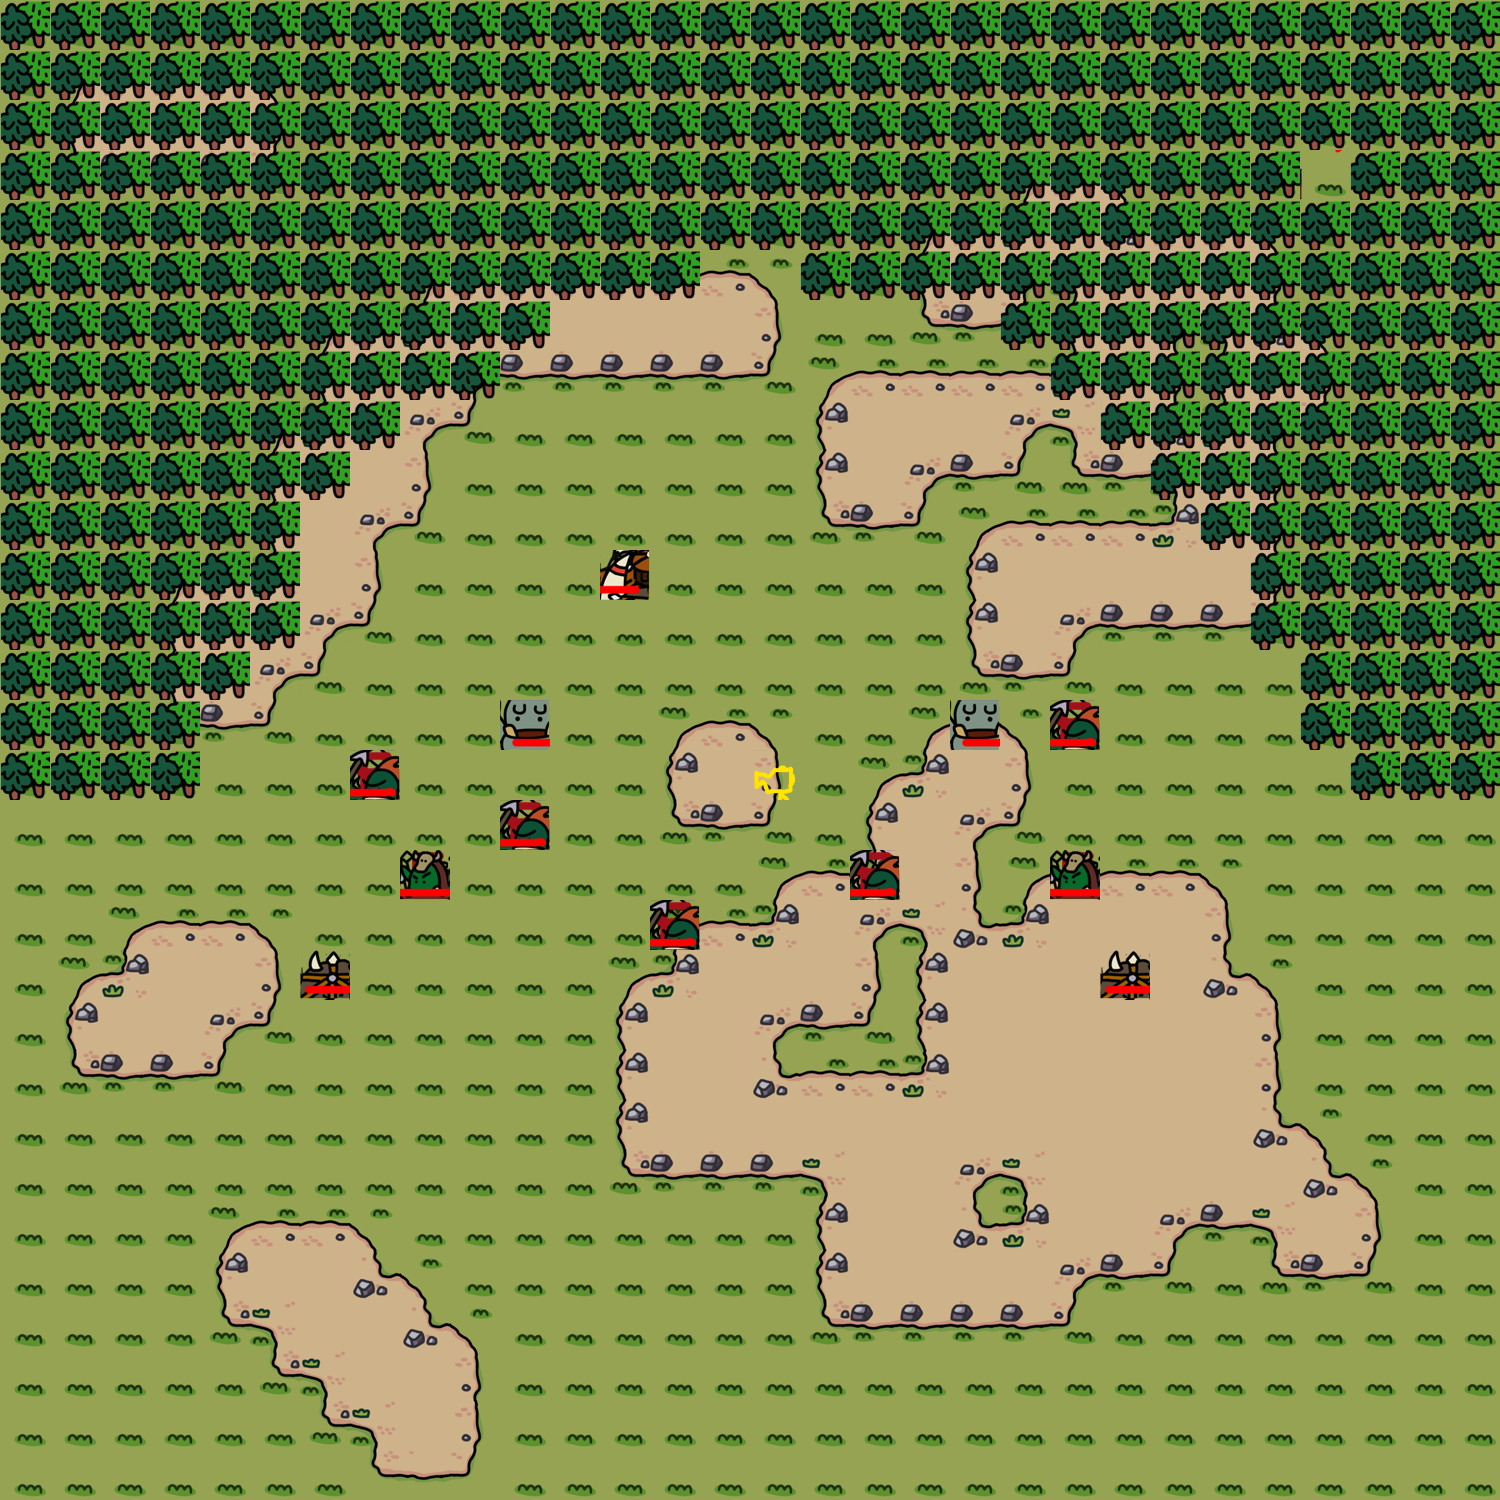

A 2D game scene composited from a Tiled map and its tileset images. What follows is a short description and the map's XML, with each tile layer's data collapsed to a summary:
An orthogonal 30x30 tile map with 50x50 px tiles, 4 tile layers (stage, soil, deco, unit).

<map version="1.0" orientation="orthogonal" renderorder="right-down" width="30" height="30" tilewidth="50" tileheight="50" nextobjectid="1">
    <tileset firstgid="1" name="grassTilemap" tilewidth="50" tileheight="50" tilecount="130">
        <image source="50TileSet.png" width="512" height="1024" />
  <terraintypes>
   <terrain name="soil" tile="-1" />
  </terraintypes>
  <tile id="30" terrain=",,,0" />
  <tile id="31" terrain=",,0,0" />
  <tile id="32" terrain=",,0," />
  <tile id="33" terrain="0,0,0," />
  <tile id="34" terrain="0,0,,0" />
  <tile id="40" terrain=",0,,0" />
  <tile id="41" terrain="0,0,0,0" />
  <tile id="42" terrain="0,,0," />
  <tile id="43" terrain="0,,0,0" />
  <tile id="44" terrain=",0,0,0" />
  <tile id="50" terrain=",0,," />
  <tile id="51" terrain="0,0,," />
  <tile id="52" terrain="0,,," />
 </tileset>
 <layer name="stage" width="30" height="30">
  <data>[900 cells, 900 non-empty, 2 distinct tile ids]</data>
 </layer>
 <layer name="soil" width="30" height="30">
  <data>[900 cells, 349 non-empty, 16 distinct tile ids]</data>
 </layer>
 <layer name="deco" width="30" height="30">
  <data>[900 cells, 306 non-empty, 2 distinct tile ids]</data>
 </layer>
 <layer name="unit" width="30" height="30">
  <data>[900 cells, 13 non-empty, 6 distinct tile ids]</data>
 </layer>
</map>
